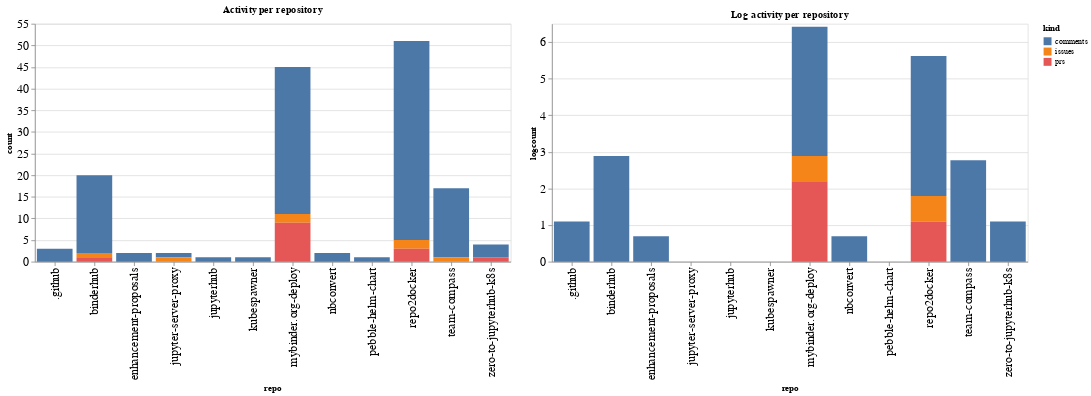

Notebook code cell kept with this figure:
### Code cell
ch1 = alt.Chart(repo_summaries, width=600, title="Activity per repository").mark_bar().encode(
    x='repo',
    y='count',
    color='kind',
    tooltip="kind"
)

ch2 = alt.Chart(repo_summaries, width=600, title="Log activity per repository").mark_bar().encode(
    x='repo',
    y='logcount',
    color='kind',
    tooltip="kind"
)

ch1 | ch2

### Figure 1 — Vega-Lite specification as saved in the notebook (floating-point values rounded to 4 significant figures)
{"config": {"axisLeft": {"labelFontSize": 15}, "axisBottom": {"labelFontSize": 15}}, "hconcat": [{"mark": "bar", "encoding": {"color": {"type": "nominal", "field": "kind"}, "tooltip": {"type": "nominal", "field": "kind"}, "x": {"type": "nominal", "field": "repo"}, "y": {"type": "quantitative", "field": "count"}}, "title": "Activity per repository", "width": 600}, {"mark": "bar", "encoding": {"color": {"type": "nominal", "field": "kind"}, "tooltip": {"type": "nominal", "field": "kind"}, "x": {"type": "nominal", "field": "repo"}, "y": {"type": "quantitative", "field": "logcount"}}, "title": "Log activity per repository", "width": 600}], "data": {"name": "data-b6badfc92be95c5e59f18fa607969fce"}, "$schema": "https://vega.github.io/schema/vega-lite/v4.8.1.json", "datasets": {"data-b6badfc92be95c5e59f18fa607969fce": [{"repo": ".github", "kind": "comments", "count": 3, "logcount": 1.099}, {"repo": "binderhub", "kind": "comments", "count": 18, "logcount": 2.89}, {"repo": "binderhub", "kind": "issues", "count": 1, "logcount": 0.0}, {"repo": "binderhub", "kind": "prs", "count": 1, "logcount": 0.0}, {"repo": "enhancement-proposals", "kind": "comments", "count": 2, "logcount": 0.6931}, {"repo": "jupyter-server-proxy", "kind": "comments", "count": 1, "logcount": 0.0}, {"repo": "jupyter-server-proxy", "kind": "issues", "count": 1, "logcount": 0.0}, {"repo": "jupyterhub", "kind": "comments", "count": 1, "logcount": 0.0}, {"repo": "kubespawner", "kind": "comments", "count": 1, "logcount": 0.0}, {"repo": "mybinder.org-deploy", "kind": "comments", "count": 34, "logcount": 3.526}, {"repo": "mybinder.org-deploy", "kind": "issues", "count": 2, "logcount": 0.6931}, {"repo": "mybinder.org-deploy", "kind": "prs", "count": 9, "logcount": 2.197}, {"repo": "nbconvert", "kind": "comments", "count": 2, "logcount": 0.6931}, {"repo": "pebble-helm-chart", "kind": "comments", "count": 1, "logcount": 0.0}, {"repo": "repo2docker", "kind": "comments", "count": 46, "logcount": 3.829}, {"repo": "repo2docker", "kind": "issues", "count": 2, "logcount": 0.6931}, {"repo": "repo2docker", "kind": "prs", "count": 3, "logcount": 1.099}, {"repo": "team-compass", "kind": "comments", "count": 16, "logcount": 2.773}, {"repo": "team-compass", "kind": "issues", "count": 1, "logcount": 0.0}, {"repo": "zero-to-jupyterhub-k8s", "kind": "comments", "count": 3, "logcount": 1.099}, {"repo": "zero-to-jupyterhub-k8s", "kind": "prs", "count": 1, "logcount": 0.0}]}}
